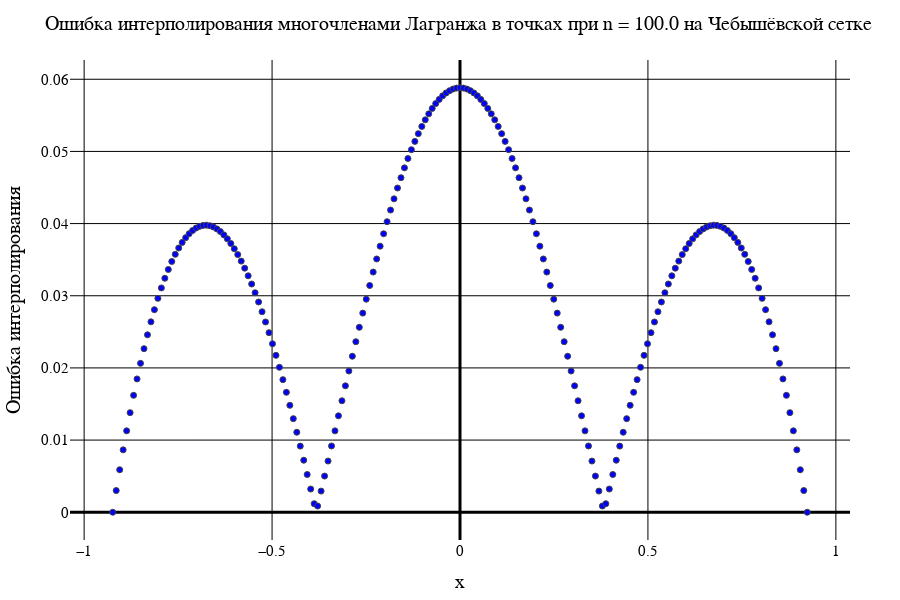

Notebook code cell kept with this figure:
### Code cell
data2[2]

### Figure 1 — Plotly figure (JSON) as saved in the notebook; plotly's stock layout.template omitted (floating-point values rounded to 4 significant figures; data arrays with more than 128 entries replaced by an {"elided": "..."} marker saying what was removed)
{"data": [{"marker": {"color": "blue", "line": {"width": 1}, "showline": true}, "mode": "markers", "type": "scatter", "x": {"elided": "201 float values"}, "y": {"elided": "201 float values"}}], "layout": {"coloraxis": {"outlinecolor": "black"}, "font": {"color": "black", "family": "Times New Roman"}, "height": 600, "margin": {"b": 50, "l": 50, "r": 50, "t": 60}, "paper_bgcolor": "white", "plot_bgcolor": "white", "title": {"autosize": false, "font": {"color": "black", "family": "Times New Roman", "size": 20}, "paper_bgcolor": "red", "text": "Ошибка интерполирования многочленами Лагранжа в точках при n = 100.0 на Чебышёвской сетке"}, "width": 900, "xaxis": {"color": "black", "gridcolor": "black", "gridwidth": 1, "tickfont": {"size": 15}, "title": {"font": {"color": "black", "family": "Times New Roman", "size": 20}, "text": "x"}, "zerolinecolor": "black", "zerolinewidth": 3}, "yaxis": {"exponentformat": "power", "gridcolor": "black", "gridwidth": 1, "tickfont": {"size": 15}, "title": {"font": {"color": "black", "family": "Times New Roman", "size": 20}, "text": "Ошибка интерполирования"}, "zerolinecolor": "black", "zerolinewidth": 3}}}
